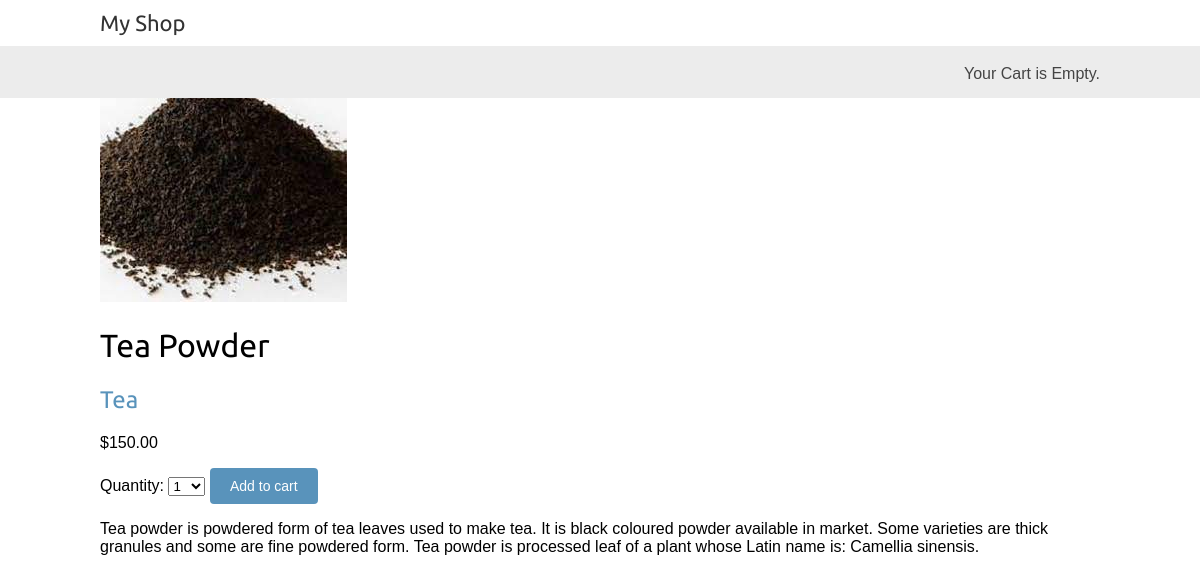
/3/tea-powder/, run on the app's committed database.
### shop/models.py (models this page shows, shortened)
class Product(models.Model):
    category = models.ForeignKey(Category, related_name='products', on_delete=models.CASCADE)
    name = models.CharField(max_length=200)
    slug = models.SlugField(max_length=200)
    image = models.ImageField(upload_to='product/%Y/%m/%d', blank=True)
    description = models.TextField(blank=True)
    price = models.DecimalField(max_digits=10, decimal_places=2)
    available = models.BooleanField(default=True)
    created = models.DateTimeField(auto_now_add=True)
    updated = models.DateTimeField(auto_now=True)
    class Meta:
        ordering = ['name']
        indexes = [
            models.Index(fields=['id', 'slug']),
            models.Index(fields=['name']),
            models.Index(fields=['-created']),
        ]

class Category(models.Model):
    name = models.CharField(max_length=200)
    slug = models.SlugField(max_length=200)
    class Meta:
        ordering = ['name']
        indexes = [
            models.Index(fields=['name']),
        ]
        verbose_name = 'categroy'
        verbose_name_plural = 'categories'
    def __str__(self) -> str:
        return self.name
    def get_absolute_url(self):
        return reverse("shop:product_list_by_category", args=[self.slug])

### shop/views.py (the view)
# urls.py: path('<int:id>/<slug:slug>/', views.product_detail, name='product_detail'),
def product_detail(request, id, slug):
    product = get_object_or_404(Product,
                                id=id,
                                slug=slug,
                                available=True)
    cart_product_form = CardAddProductForm()
    return render(request,'shop/product/detail.html',{'product': product,'cart_product_form': cart_product_form})

### cart/forms.py
class CardAddProductForm(forms.Form):
    quantity = forms.TypedChoiceField(choices=PRODUCT_QUANTITY_CHOICES, coerce=int)
    override = forms.BooleanField(required=False, initial=False, widget=forms.HiddenInput)

### cart/cart.py (called while the page is built)
    def __len__(self):
        return sum(item['quantity'] for item in self.cart.values())

### cart/context_processors.py (called while the page is built)
def cart(request):
    return {'cart': Cart(request)}

### shop/templates/shop/product/detail.html (shortened to what this page needs)
{% extends 'shop/base.html' %}\
{% load static %}
{% block content %}
<div class=""product-detail">
<img src="{% if product.image %}{{product.image.url}}{% else %}{% static 'img/no_image.png' %}{% endif %}" alt="">
<h1>{{product.name}}</h1>
<h2>
    <a href="{{ product.category.get_absolute_url }}">
        {{ product.category }}
    </a>
</h2>
<p class="price">${{ product.price }}</p>
<form action="{% url "cart:cart_add" product.id %}" method="post">
    {{ cart_product_form }}
    <input type="submit" value="Add to cart">
   </form>
 {{ product.description|linebreaks }}
 </div>
 {% endblock %}

### shop/static/css/base.css (style rules this page uses)
body { margin:0; padding:0; font-family:helvetica, sans-serif; }
h1, h2, h3, h4, h5 , h6 { font-family: 'Ubuntu', sans-serif; font-weight:normal; }
a { text-decoration:none; color:#5993bb; }
a.button, input[type="submit"] { color:#fff; background:#5993bb; border-radius:4px; padding:10px 20px; font-size:14px; border:0; }

### data on the page
Product: image (picture), name "Tea Powder", category "Tea", price "150.00", description "Tea powder is powdered form of tea leaves used to make tea. It is black coloured powder available in market. Some varieties are thick granules and some are fine powdered form. Tea powder is processed leaf of a plant whose Latin name is: Camellia sinensis."
